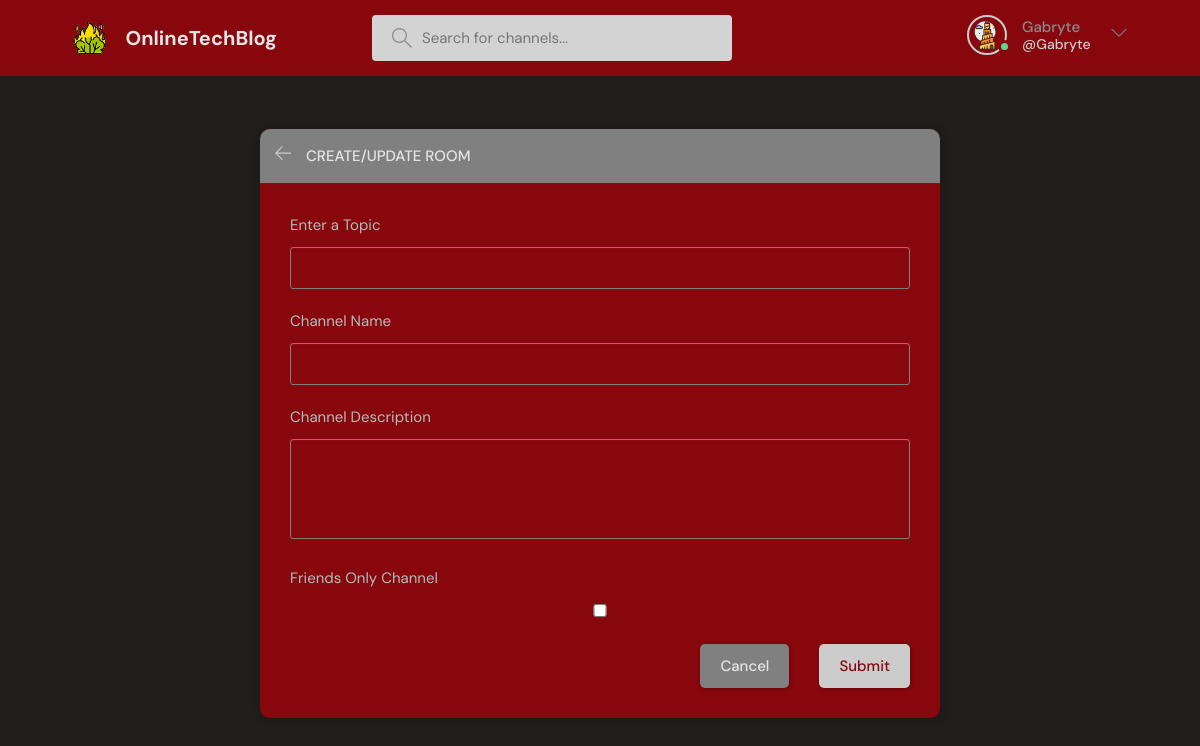
The app's page /create-room/ (signed in) with its own data.
### baseProject/models.py (models this page shows)
class User(AbstractUser):
    name = models.CharField(max_length=200, null=True)
    surname = models.CharField(max_length=200, null=True)
    email = models.EmailField(unique=True,null=True)
    status = models.TextField(null=True)
    icon = models.ImageField(null=True, default="userBase.svg")
    showFriendsMessages = models.BooleanField(default=False)
    USERNAME_FIELD = 'email'
    REQUIRED_FIELDS = []

### baseProject/views.py (the view, shortened to what this page needs)
# urls.py: path('create-room/', views.createRoom, name='create-room'),
@login_required(login_url='loginPage')
def createRoom(request):
    form = RoomForm()
    topics = Topic.objects.all()
    context = {'form': form, 'topics': topics}
    return render(request, 'baseProject/room_form.html', context)

### baseProject/forms.py
class RoomForm(ModelForm):
    class Meta:
        model = Room
        fields = ['topic','name','description','friendsOnly']
        exclude = ['host','participants']

### baseProject/templates/baseProject/room_form.html (shortened to what this page needs)
{% extends 'main.html' %}
{% block content %}
  <main class="create-room layout">
    <div class="container">
      <div class="layout__box">
        <div class="layout__boxHeader">
          <div class="layout__boxTitle">
            <a href="{% url 'home' %}">
              <svg version="1.1" xmlns="http://www.w3.org/2000/svg" width="32" height="32" viewBox="0 0 32 32">
                <title>arrow-left</title>
                <path
                  d="M13.723 2.286l-13.723 13.714 13.719 13.714 1.616-1.611-10.96-10.96h27.625v-2.286h-27.625l10.965-10.965-1.616-1.607z">
                </path>
              </svg>
            </a>
            <h3>Create/Update Room</h3>
          </div>
        </div>
        <div class="layout__body">
          <form class="form" action="" method="POST">
              <div class="form__group">
              <label for="room_topic">Enter a Topic</label>
                <input required type="text" value="{{ room.topic.name }}" name="topic" list="topic-list"/>
            </div>
            <div class="form__group">
              <label for="room_name">Channel Name</label>
                {{ form.name }}
            </div>
            <div class="form__group">
              <label for="room_description">Channel Description</label>
                {{ form.description }}
            </div>
            <div class="form__group">
              <label for="room_friendsOnly">Friends Only Channel</label>
                {{ form.friendsOnly }}
            </div>
            <div class="form__action">
              <a class="btn btn--dark" href="{{request.META.HTTP_REFERER}}">Cancel</a>
              <button class="btn btn--main" type="submit">Submit</button>
            </div>
          </form>
        </div>
      </div>
    </div>
  </main>
{% endblock content %}

### templates/header.html (shortened to what this page needs)
{% load static %}
    <header class="header header--loggedIn">
      <div class="container">
        <a href="{% url 'home' %}" class="LOGO">
          <img src="{% static  'images/tower.png' %}" />
          <h1>OnlineTechBlog</h1>
        </a>
        <form class="searchBar" method="GET" action="{% url 'home'  %}">
          <label>
            <input name="q" placeholder="Search for channels..." />
          </label>
        </form>
        <nav class="header__menu">
          {% if request.user.is_authenticated %}
          <div class="UserOptions">
            <a href="{% url 'user-profile' request.user.id %}">
              <div class="avatar avatar--medium active">
                <img src="{{request.user.icon.url}}" />
              </div>
              <p>{{ request.user.username }} <span>@{{ request.user.username }}</span></p>
            </a>
            <button class="dropdown-button">
              <svg version="1.1" xmlns="http://www.w3.org/2000/svg" width="32" height="32" viewBox="0 0 32 32">
                <title>chevron-down</title>
                <path d="M16 21l-13-13h-3l16 16 16-16h-3l-13 13z"></path>
              </svg>
            </button>
          </div>
              {% else %}
           <a href="{% url 'loginPage' %}">
            <img src="{% static 'images/emptyusericon.svg' %}"/>
            <p>Login</p>
          </a>
           {% endif %}
        </nav>
      </div>
    </header>

### records on screen
User: user.icon (picture), user.username "Gabryte"
